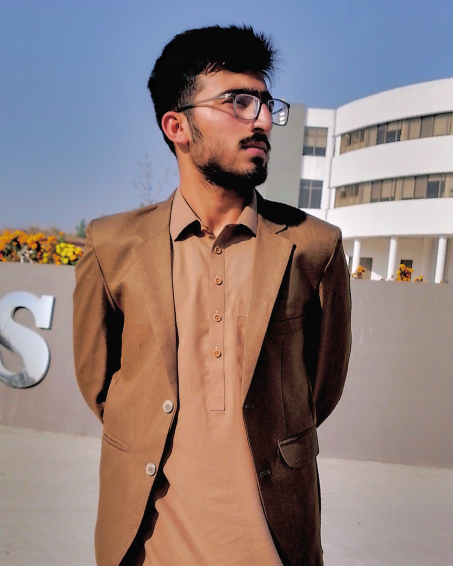
#> input picture me.jpeg, 905 x 1131 px (shown at 1/2 size)
$ python v7-edge-detection.py
#> lines starting #> are read from the running program, lines starting #| are printed output that depends on the picture; after the words box and inside, x2 and y2 are one past the last pixel; in counts of white or black regions, pixels touching at a corner belong together
# Import the necessary Libraries
import cv2
import numpy as np
import matplotlib.pyplot as plt

# Read image from disk.
img = cv2.imread('me.jpeg')
#> img is the input picture: shape (1131, 905, 3); mean B, G, R 126, 127, 143.1
# Convert BGR image to RGB
image_rgb = cv2.cvtColor(img, cv2.COLOR_BGR2RGB)

# Apply Canny edge detection
edges = cv2.Canny(image= image_rgb, threshold1=100, threshold2=700)
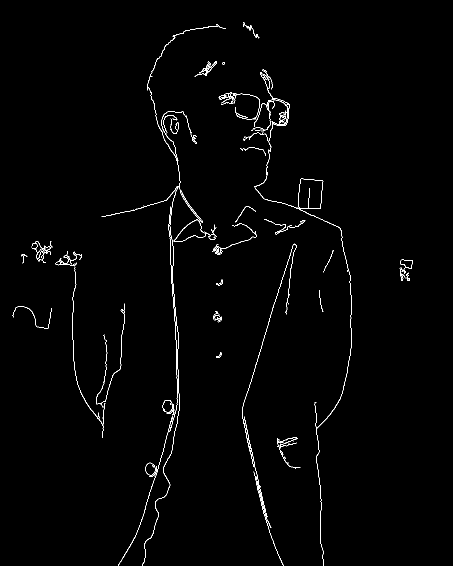
#> edges: shape (1131, 905) (shown at 1/2 size); 1.1% white in thin lines or dots, all inside (x1, y1, x2, y2) = (25, 44, 826, 1131)

# Create subplots
fig, axs = plt.subplots(1, 2, figsize=(7, 4))

# Plot the original image
axs[0].imshow(image_rgb)
axs[0].set_title('Original Image')

# Plot the blurred image
axs[1].imshow(edges)
axs[1].set_title('Image edges')

# Remove ticks from the subplots
for ax in axs:
    ax.set_xticks([])
    ax.set_yticks([])

# Display the subplots
plt.tight_layout()
plt.show()
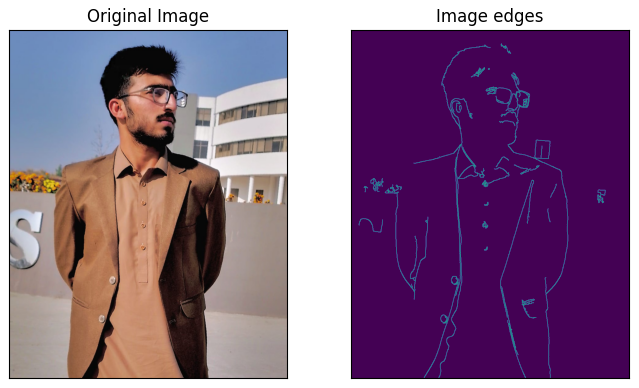
#> figure drawn by matplotlib, 2 panels

$ run again, with lines.webp saved as me.jpeg
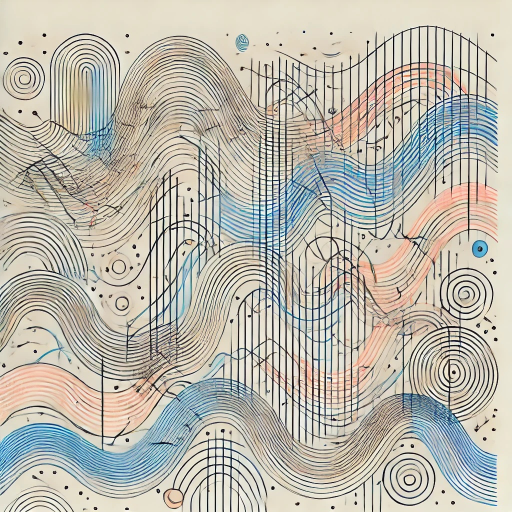
#> input picture lines.webp, 1024 x 1024 px (shown at 1/2 size)
#> img is the input picture: shape (1024, 1024, 3); mean B, G, R 173.6, 184.7, 188
#> `edges = cv2.Canny(image= image_rgb, threshold1=100, threshold2=700)`:
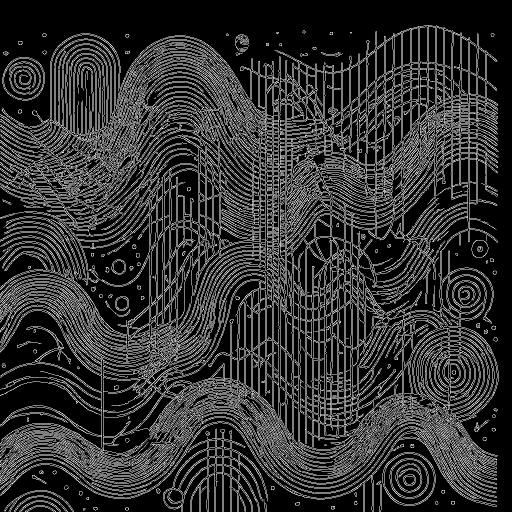
#> edges: shape (1024, 1024) (shown at 1/2 size); 19.3% white in thin lines or dots
#> `plt.show()`:
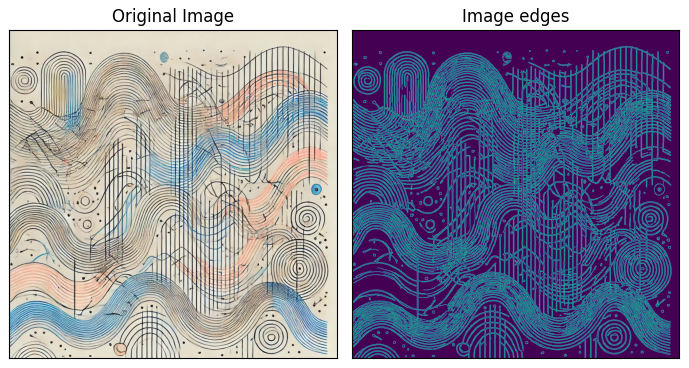
#> figure drawn by matplotlib, 2 panels
